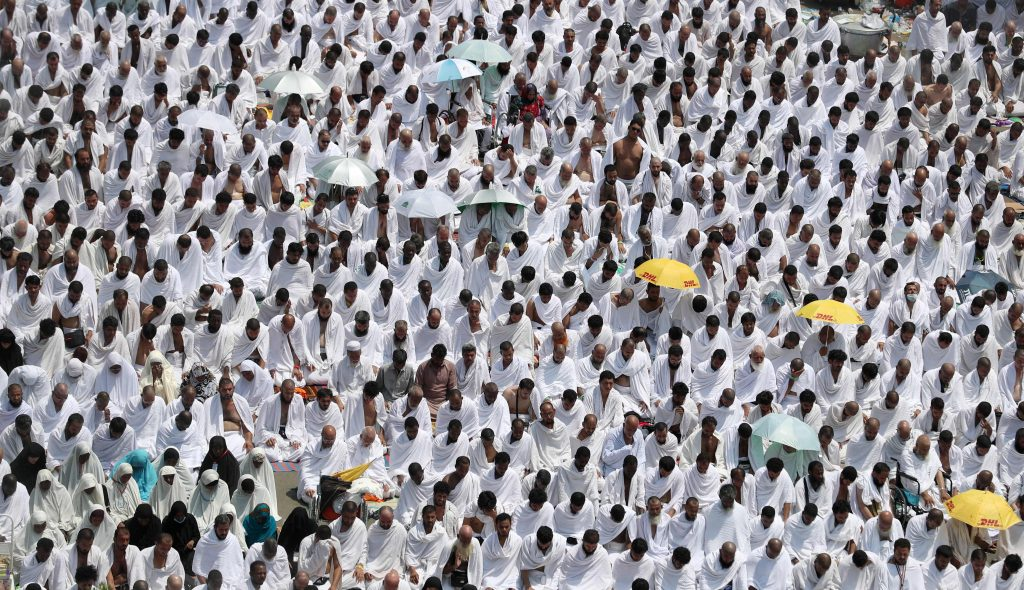
#> input picture images/Hajj-umberllas.jpg, 1024 x 590 px, found by its file name
$ jupyter execute Extract_haji_heads.ipynb   (shell and % lines are left out)
#> lines starting #> are read from the running program, lines starting #| are printed output that depends on the picture; after the words box and inside, x2 and y2 are one past the last pixel; in counts of white or black regions, pixels touching at a corner belong together
[cell 1]
from skimage import io
from skimage import color
import numpy as np
from scipy.signal import convolve
import matplotlib.pyplot as plt
from scipy import ndimage
from skimage.filters import threshold_otsu, threshold_sauvola

[cell 2]
hajis = io.imread('Hajj-umberllas.jpg')
#> hajis is the input picture: shape (590, 1024, 3); mean R, G, B 143.2, 140.5, 144.8
hajis_gray = color.rgb2gray(hajis)
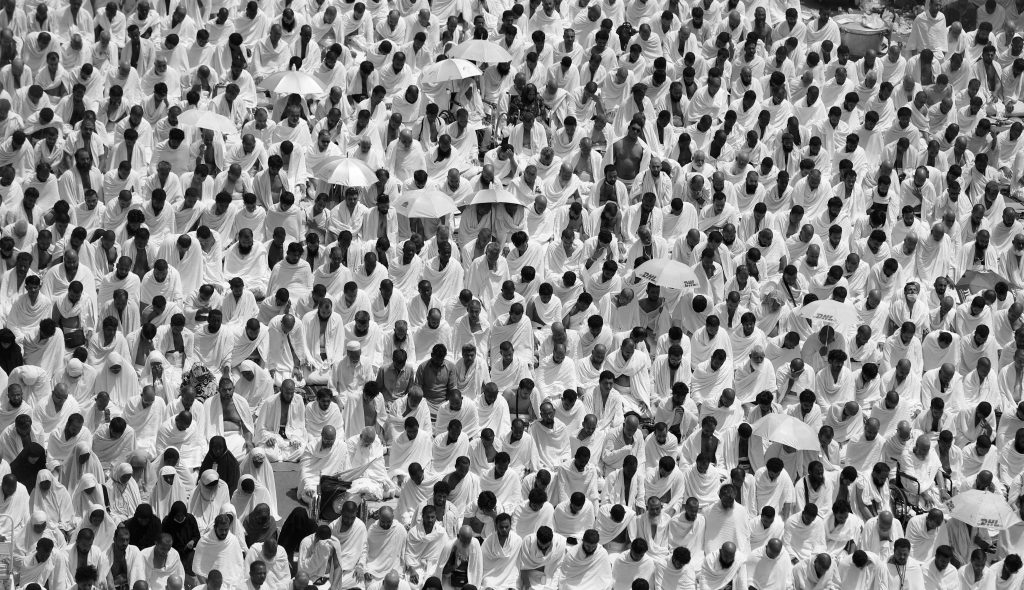
#> hajis_gray: shape (590, 1024) float64; min 0, max 1, mean 0.554
thresh = threshold_otsu(hajis_gray)
#> thresh = 0.471
hajis_bin = hajis_gray > thresh
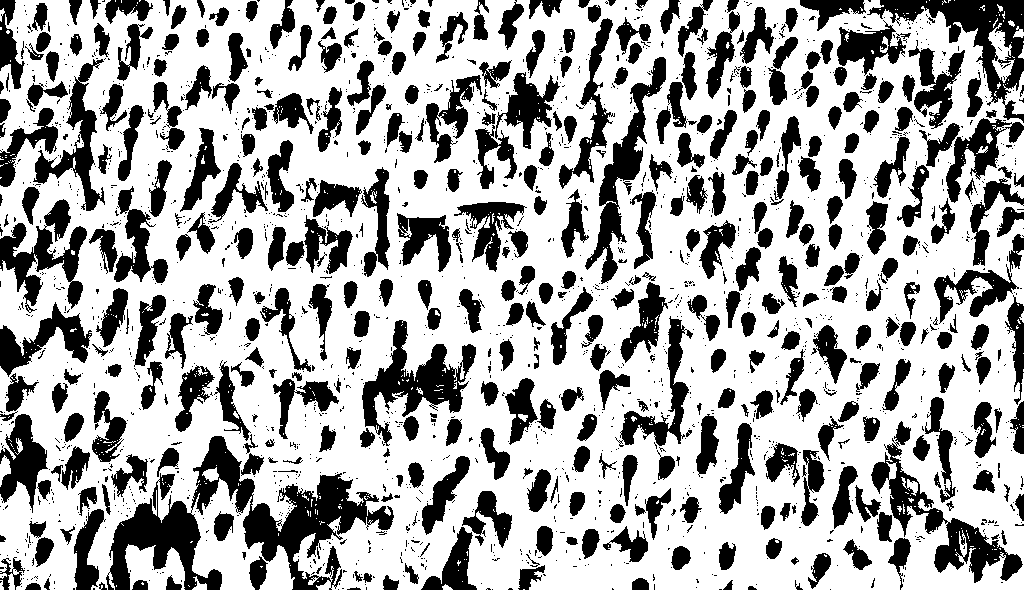
#> hajis_bin: shape (590, 1024) bool; 67.1% white; 2025 black regions (1588 under 20 px), largest, box (x1, y1, x2, y2) and area: (106, 436, 394, 590) 14151, (867, 0, 1024, 123) 5314, (871, 421, 1023, 583) 4833

plt.figure(figsize=(15,15))
# plt.subplot(131)
plt.imshow(hajis)
# [5 lines of commented-out code are left out]

$ run again, with images/mina_street.png saved as images/Hajj-umberllas.jpg
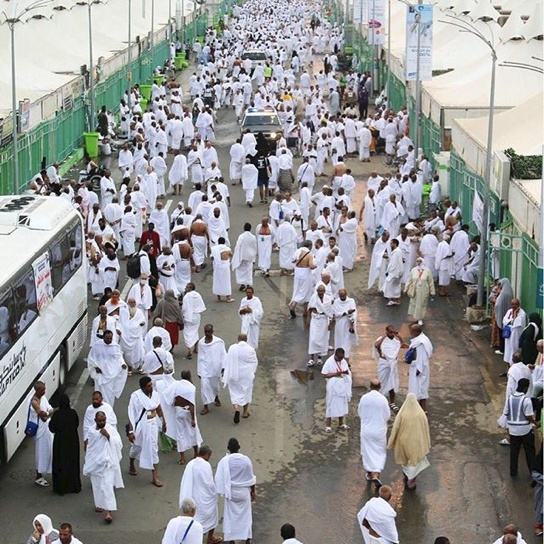
#> input picture images/mina_street.png, 544 x 544 px, found by its file name
#> hajis is the input picture: shape (544, 544, 3); mean R, G, B 146.8, 146.9, 146.9
#> `hajis_gray = color.rgb2gray(hajis)`:
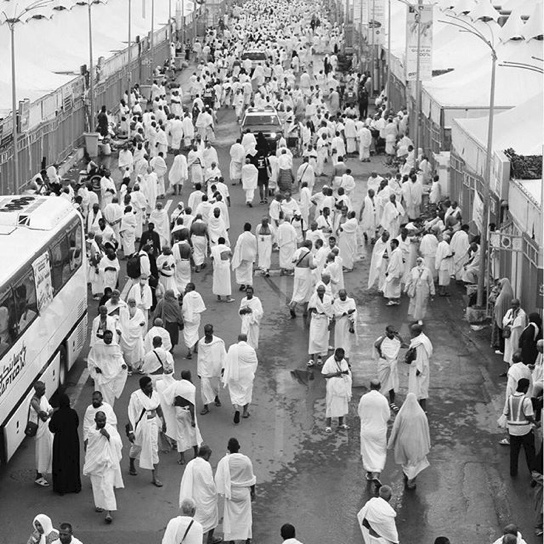
#> hajis_gray: shape (544, 544) float64; min 0, max 1, mean 0.576
#> thresh = 0.58
#> `hajis_bin = hajis_gray > thresh`:
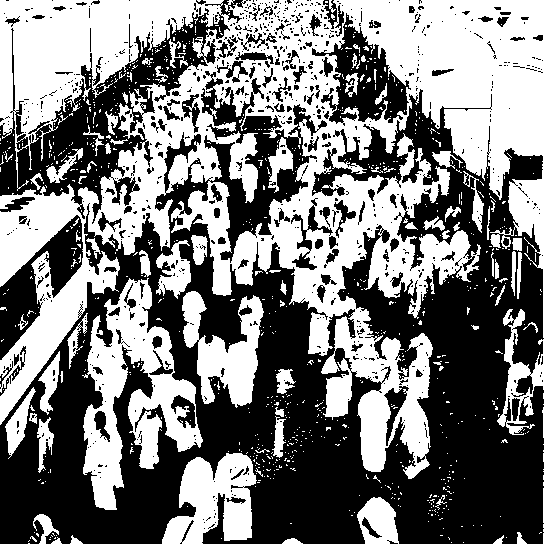
#> hajis_bin: shape (544, 544) bool; 48.6% white; 862 white regions (784 under 20 px), largest, box (x1, y1, x2, y2) and area: (0, 0, 544, 479) 106580, (82, 278, 203, 510) 11759, (162, 453, 257, 544) 5356
